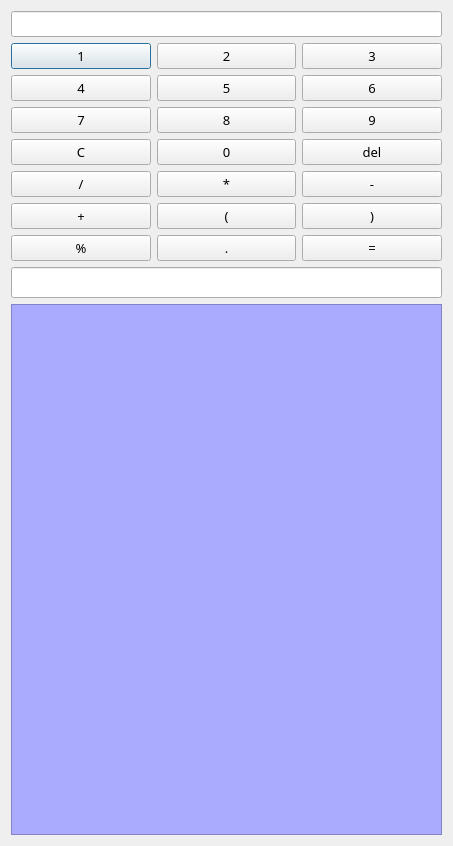
<?xml version="1.0" encoding="UTF-8"?>
<ui version="4.0">
 <class>Dialog</class>
 <widget class="QDialog" name="Dialog">
  <property name="geometry">
   <rect>
    <x>0</x>
    <y>0</y>
    <width>453</width>
    <height>846</height>
   </rect>
  </property>
  <property name="windowTitle">
   <string>Dialog</string>
  </property>
  <layout class="QGridLayout" name="gridLayout_2">
   <item row="0" column="0">
    <widget class="QLineEdit" name="q_lineEdit">
     <property name="font">
      <font>
       <family>Agency FB</family>
       <pointsize>10</pointsize>
      </font>
     </property>
     <property name="text">
      <string/>
     </property>
     <property name="alignment">
      <set>Qt::AlignRight|Qt::AlignTrailing|Qt::AlignVCenter</set>
     </property>
    </widget>
   </item>
   <item row="1" column="0">
    <layout class="QGridLayout" name="gridLayout">
     <item row="0" column="0">
      <widget class="QPushButton" name="num_pushButton_1">
       <property name="font">
        <font>
         <family>Agency FB</family>
         <pointsize>10</pointsize>
        </font>
       </property>
       <property name="text">
        <string>1</string>
       </property>
      </widget>
     </item>
     <item row="0" column="1">
      <widget class="QPushButton" name="num_pushButton_2">
       <property name="font">
        <font>
         <family>Agency FB</family>
         <pointsize>10</pointsize>
        </font>
       </property>
       <property name="text">
        <string>2</string>
       </property>
      </widget>
     </item>
     <item row="0" column="2">
      <widget class="QPushButton" name="num_pushButton_3">
       <property name="font">
        <font>
         <family>Agency FB</family>
         <pointsize>10</pointsize>
        </font>
       </property>
       <property name="text">
        <string>3</string>
       </property>
      </widget>
     </item>
     <item row="1" column="0">
      <widget class="QPushButton" name="num_pushButton_4">
       <property name="font">
        <font>
         <family>Agency FB</family>
         <pointsize>10</pointsize>
        </font>
       </property>
       <property name="text">
        <string>4</string>
       </property>
      </widget>
     </item>
     <item row="1" column="1">
      <widget class="QPushButton" name="num_pushButton_5">
       <property name="font">
        <font>
         <family>Agency FB</family>
         <pointsize>10</pointsize>
        </font>
       </property>
       <property name="text">
        <string>5</string>
       </property>
      </widget>
     </item>
     <item row="1" column="2">
      <widget class="QPushButton" name="num_pushButton_6">
       <property name="font">
        <font>
         <family>Agency FB</family>
         <pointsize>10</pointsize>
        </font>
       </property>
       <property name="text">
        <string>6</string>
       </property>
      </widget>
     </item>
     <item row="2" column="0">
      <widget class="QPushButton" name="num_pushButton_7">
       <property name="font">
        <font>
         <family>Agency FB</family>
         <pointsize>10</pointsize>
        </font>
       </property>
       <property name="text">
        <string>7</string>
       </property>
      </widget>
     </item>
     <item row="2" column="1">
      <widget class="QPushButton" name="num_pushButton_8">
       <property name="font">
        <font>
         <family>Agency FB</family>
         <pointsize>10</pointsize>
        </font>
       </property>
       <property name="text">
        <string>8</string>
       </property>
      </widget>
     </item>
     <item row="2" column="2">
      <widget class="QPushButton" name="num_pushButton_9">
       <property name="font">
        <font>
         <family>Agency FB</family>
         <pointsize>10</pointsize>
        </font>
       </property>
       <property name="text">
        <string>9</string>
       </property>
      </widget>
     </item>
     <item row="3" column="0">
      <widget class="QPushButton" name="reset_pushButton">
       <property name="font">
        <font>
         <family>Agency FB</family>
         <pointsize>10</pointsize>
        </font>
       </property>
       <property name="text">
        <string>C</string>
       </property>
      </widget>
     </item>
     <item row="3" column="1">
      <widget class="QPushButton" name="num_pushButton_0">
       <property name="font">
        <font>
         <family>Agency FB</family>
         <pointsize>10</pointsize>
        </font>
       </property>
       <property name="text">
        <string>0</string>
       </property>
      </widget>
     </item>
     <item row="3" column="2">
      <widget class="QPushButton" name="del_pushButton">
       <property name="font">
        <font>
         <family>Agency FB</family>
         <pointsize>10</pointsize>
        </font>
       </property>
       <property name="text">
        <string>del</string>
       </property>
      </widget>
     </item>
     <item row="4" column="0">
      <widget class="QPushButton" name="sign_pushButton_1">
       <property name="font">
        <font>
         <family>Agency FB</family>
         <pointsize>10</pointsize>
        </font>
       </property>
       <property name="text">
        <string>/</string>
       </property>
      </widget>
     </item>
     <item row="4" column="1">
      <widget class="QPushButton" name="sign_pushButton_2">
       <property name="font">
        <font>
         <family>Agency FB</family>
         <pointsize>10</pointsize>
        </font>
       </property>
       <property name="text">
        <string>*</string>
       </property>
      </widget>
     </item>
     <item row="4" column="2">
      <widget class="QPushButton" name="sign_pushButton_3">
       <property name="font">
        <font>
         <family>Agency FB</family>
         <pointsize>10</pointsize>
        </font>
       </property>
       <property name="text">
        <string>-</string>
       </property>
      </widget>
     </item>
     <item row="5" column="0">
      <widget class="QPushButton" name="sign_pushButton_4">
       <property name="font">
        <font>
         <family>Agency FB</family>
         <pointsize>10</pointsize>
        </font>
       </property>
       <property name="text">
        <string>+</string>
       </property>
      </widget>
     </item>
     <item row="5" column="1">
      <widget class="QPushButton" name="p_open_pushButton">
       <property name="font">
        <font>
         <family>Agency FB</family>
         <pointsize>10</pointsize>
        </font>
       </property>
       <property name="text">
        <string>(</string>
       </property>
      </widget>
     </item>
     <item row="5" column="2">
      <widget class="QPushButton" name="p_close_pushButton">
       <property name="font">
        <font>
         <family>Agency FB</family>
         <pointsize>10</pointsize>
        </font>
       </property>
       <property name="text">
        <string>)</string>
       </property>
      </widget>
     </item>
     <item row="6" column="0">
      <widget class="QPushButton" name="per_pushButton">
       <property name="font">
        <font>
         <family>Agency FB</family>
         <pointsize>10</pointsize>
        </font>
       </property>
       <property name="text">
        <string>%</string>
       </property>
      </widget>
     </item>
     <item row="6" column="1">
      <widget class="QPushButton" name="dot_pushButton">
       <property name="font">
        <font>
         <family>Agency FB</family>
         <pointsize>10</pointsize>
        </font>
       </property>
       <property name="text">
        <string>.</string>
       </property>
      </widget>
     </item>
     <item row="6" column="2">
      <widget class="QPushButton" name="result_pushButton">
       <property name="font">
        <font>
         <family>Agency FB</family>
         <pointsize>10</pointsize>
        </font>
       </property>
       <property name="text">
        <string>=</string>
       </property>
      </widget>
     </item>
    </layout>
   </item>
   <item row="2" column="0">
    <widget class="QLineEdit" name="answer_lineEdit">
     <property name="font">
      <font>
       <family>휴먼편지체</family>
       <pointsize>12</pointsize>
       <weight>50</weight>
       <italic>false</italic>
       <bold>false</bold>
      </font>
     </property>
     <property name="styleSheet">
      <string notr="true">font: 12pt &quot;휴먼편지체&quot;;</string>
     </property>
     <property name="text">
      <string/>
     </property>
     <property name="alignment">
      <set>Qt::AlignRight|Qt::AlignTrailing|Qt::AlignVCenter</set>
     </property>
    </widget>
   </item>
   <item row="3" column="0">
    <widget class="QTextBrowser" name="answer_textBrowser">
     <property name="styleSheet">
      <string notr="true">font: 12pt &quot;휴먼편지체&quot;;
background-color: rgb(170, 170, 255);</string>
     </property>
    </widget>
   </item>
  </layout>
 </widget>
 <resources/>
 <connections/>
</ui>
